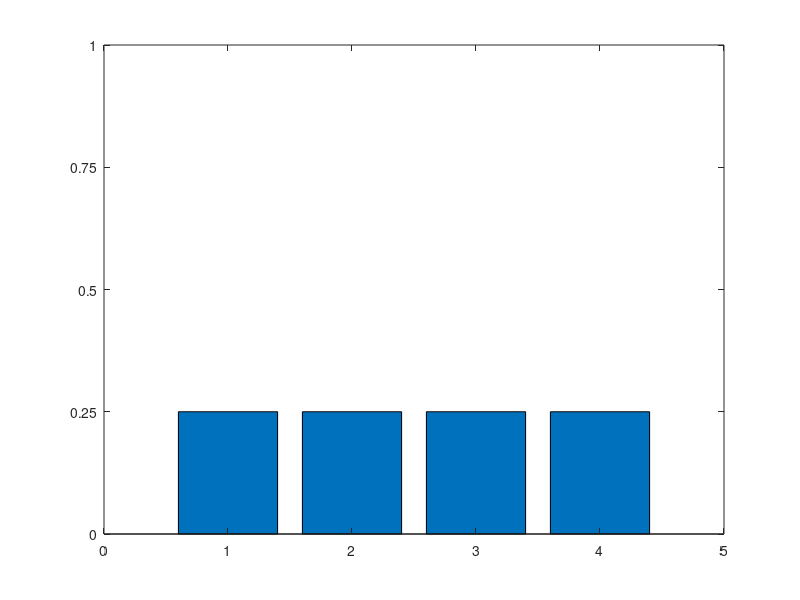
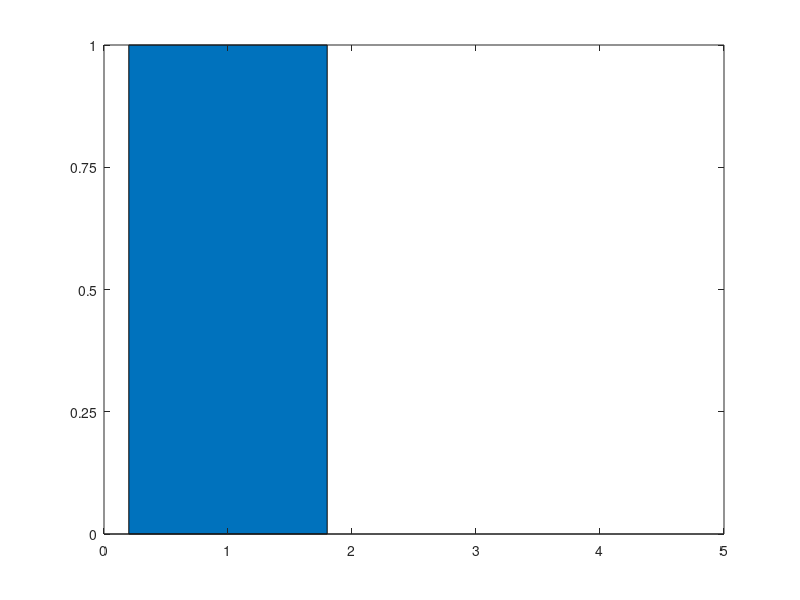

These charts were generated, in order, by the following MATLAB code:
function discreteProbDistFig

close all;
plotHist(1:4);
plotHist(1);
end

function plotHist(locs)
figure;
sCounts = (1/length(locs))*ones(1, length(locs));
bar(locs, sCounts);
axis([0 5 0 1])
set(gca, 'XTick', 0:5)
set(gca, 'Ytick', 0:0.25:1)
end